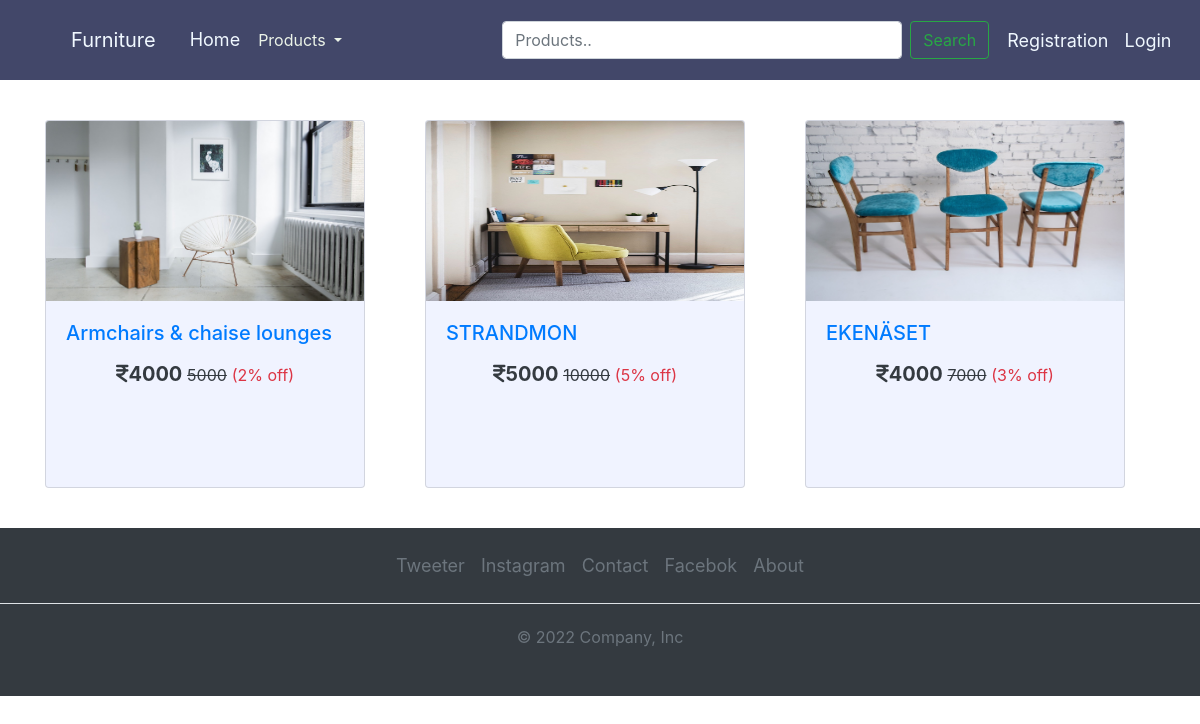
The app's page /chair_categories with its own data.
### core/models.py (models this page shows, shortened)
class Products(models.Model):
    CATAGORY_CHOICES = [
        ('SOFA','Sofa'),
        ('BED','Bed'),
        ('CHAIR','Chair'),
    ]
    name = models.CharField(max_length=100)
    category = models.CharField(max_length=20,choices=CATAGORY_CHOICES)
    small_description = models.TextField()
    description = models.TextField()
    selling_price = models.IntegerField()
    discounted_price = models.IntegerField(default=0)
    percentage = models.IntegerField(default=0)
    price_and_quantity_total = models.IntegerField(default=0)
    product_image = models.ImageField(upload_to = 'product_images',default='none')   # As we are using image field we have to intall 'pillow'. And we have to Define MEDIA_URL in settings.py file so that all folder should save in media directory

### core/views.py (the view)
# urls.py: path('chair_categories',views.Chairs.as_view(),name='chaircategories'),
class Chairs(View):
    def get(self,request):
        chair_category = Products.objects.filter(category = 'CHAIR')
        return render(request,'core/chairs.html',{'chair_category':chair_category})

### core/templates/core/chairs.html
{% extends "core/base.html" %}
{% block home %}
{% load static %}
  <div class="container">
    <div class="row">
        {% for c in chair_category %}
        <div class="col-sm-4 ">
          <a href="{% url "productdetails" c.id %}" style="text-decoration: none; ">
            <div class="card sofa_categories_card sofa_card " style="width: 20rem; height:23rem;">
                <img class="card-img-top " src="{{c.product_image.url}}" alt="Card image cap">
                <div class="card-body">
                  <h5 class="card-title">{{c.name}}</h5>
                   <div class="text-center">
                        <h5 class="font-weight-bold text-dark "><i class="fa-solid fa-indian-rupee-sign"></i>{{c.discounted_price}} <small class="fw-light rupee"><s> {{c.selling_price}}</s></small> <small class="text-danger">({{c.percentage}}% off)</small></h5>
                    </div>
                </div>
            </div>
          </a>
        </div>
        {% endfor %}
    </div>
</div>
{% endblock home %}

### core/static/core/css/style.css (style rules this page uses)
.card-img-top { width: 100%; height: 15vw; object-fit:fill; }
.sofa_categories_card { margin-top: 120px; margin-bottom: 40px; }
.sofa_card { background-color: #F0F3FF; }
.text-center { padding: 5px; padding-bottom: 15px; }

### records on screen
Products: product_image (picture), name "Armchairs & chaise lounges", discounted_price "4000", selling_price "5000", percentage "2"
Products: product_image (picture), name "STRANDMON", discounted_price "5000", selling_price "10000", percentage "5"
Products: product_image (picture), name "EKENÄSET", discounted_price "4000", selling_price "7000", percentage "3"
